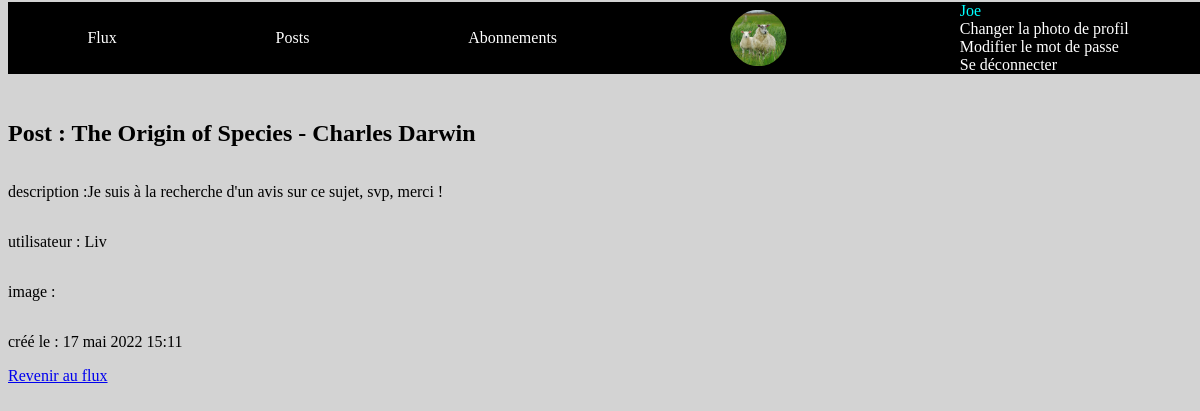
The page /flux/1/ (signed in) on the database its author committed.
### authentication/models.py (models this page shows)
class User(AbstractUser):
    profile_photo = models.ImageField(verbose_name='Photo de profil')

### critics/models.py (models this page shows)
class Ticket(models.Model):
    title = models.CharField(max_length=128)
    description = models.TextField(max_length=2048, blank=True)
    user = models.ForeignKey(to=settings.AUTH_USER_MODEL, on_delete=models.CASCADE)
    image = models.ImageField(null=True, blank=True)
    time_created = models.DateTimeField(auto_now_add=True)

### critics/views.py (the view)
# urls.py: path('flux/<int:id>/', critics.views.flux_detail, name='flux-detail'),
@login_required()
def flux_detail(request, id):
    ticket = get_object_or_404(Ticket, id=id)
    return render(request, 'critics/flux_detail.html',
                  {'ticket': ticket})

### critics/templates/critics/flux_detail.html
{% extends '../base.html' %}
{% block content %}
<h2>Post : {{ ticket.title }}</h2>
<p>description :{{ ticket.description }}</p>
<p>utilisateur : {{ ticket.user }}</p>
<p>image : {{ ticket.image }}</p>
<p>créé le : {{ ticket.time_created }}</p>
<a href="{% url 'flux' %}">Revenir au flux</a>
{% endblock %}

### templates/base.html (shortened to what this page needs)
{% load static %}
<html>
    <head>
        <link rel="stylesheet" href="{% static 'critics/styles.css' %}" />
    </head>
    <header>
        {% if user.is_authenticated %}
        <nav>
            <a href="/flux">Flux</a>
            <a href="/posts">Posts</a>
            <a href="/subscribe">Abonnements</a>
            <div>
                {% if request.user.profile_photo %}
                    <img class="profile-photo" src="{{ request.user.profile_photo.url }}" alt="">
                {% else %}
                    <i class="fa-solid fa-circle-user fa-5x"></i>
                {% endif %}
            </div>
            <div class="account_management">
                <div class="display_username">{{ request.user }}</div>
                <a href="{% url 'profile-photo' %}">Changer la photo de profil</a>
                <a href="{% url 'new_password' %}">Modifier le mot de passe</a>
                <a href="{% url 'logout' %}">Se déconnecter</a>
            </div>
        </nav>
        {% endif %}
    </header>
    <body>
        {% block content %}{% endblock %}
    </body>
</html>

### critics/static/critics/styles.css (style rules this page uses)
header { position:fixed; top:2px; height:100px; width:100%; }
body { margin-top:100px; display: flex; flex-direction: column; color: black; background-color: lightgrey; }
nav { display:flex; justify-content: space-around; align-items:center; background-color: black; color: white; }
nav a { color: white; text-decoration: none; }
.account_management { display:flex; flex-direction: column; }
.display_username { color:cyan; }
.profile-photo { width : 85px; clip-path: ellipse(33% 50%); }

### rows shown on the page
User: user.profile_photo (picture), user "Joe"
Ticket: title "The Origin of Species - Charles Darwin", description "Je suis à la recherche d'un avis sur ce sujet, svp, merci !", user "Liv", time_created "17 mai 2022 15:11"
